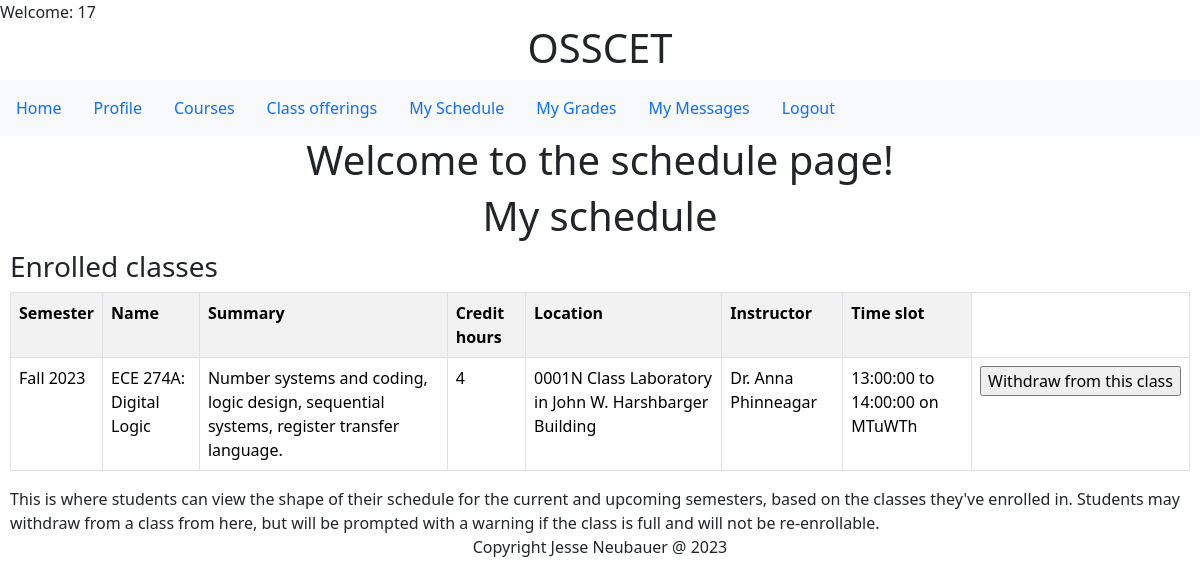
/schedule.php (signed in), run on the app's committed database.
### tables this page shows
CREATE TABLE `enrollment` (
  `class_id` bigint(20) NOT NULL,
  `user_id` bigint(20) NOT NULL,
  `enrollment_date` timestamp NOT NULL DEFAULT current_timestamp() ON UPDATE current_timestamp(),
  `enrollment_status` char(1) DEFAULT NULL,
  `grade` double DEFAULT NULL
);

CREATE TABLE `semesters` (
  `semester_name` varchar(50) NOT NULL,
  `start_date` date NOT NULL,
  `end_date` date NOT NULL
);

CREATE TABLE `courses` (
  `course_id` varchar(10) NOT NULL,
  `course_name` varchar(100) NOT NULL,
  `summary` varchar(1000) DEFAULT NULL,
  `credits` int(11) NOT NULL,
  `track_id` int(11) NOT NULL,
  `prerequesites` tinyint(1) DEFAULT NULL,
  `default_max_capacity` int(11) DEFAULT NULL
);

CREATE TABLE `rooms` (
  `room_id` varchar(10) NOT NULL,
  `room_name` varchar(45) NOT NULL,
  `building_name` varchar(200) DEFAULT NULL,
  `capacity` int(11) NOT NULL,
  `ada_accessible` tinyint(1) DEFAULT NULL,
  `building_address` varchar(200) DEFAULT NULL
);

CREATE TABLE `teachers` (
  `user_id` int(11) NOT NULL,
  `teacher_id` varchar(20) NOT NULL,
  `password` varchar(45) NOT NULL,
  `role_id` int(11) DEFAULT NULL,
  `email` varchar(45) DEFAULT 'teacher@uagc.edu',
  `phone` varchar(45) DEFAULT '(111)222-3333',
  `prefix` varchar(5) DEFAULT 'Mx.',
  `first_name` varchar(45) NOT NULL,
  `last_name` varchar(45) NOT NULL,
  `ssn` varchar(20) DEFAULT '111-22-3333',
  `hire_date` date NOT NULL DEFAULT current_timestamp(),
  `mailing_address` varchar(500) DEFAULT '1401 University of AZ, Tucson, AZ, 85719',
  `salary` double DEFAULT NULL,
  `bio_summary` varchar(1000) DEFAULT 'This is a placeholder for where your biography/summary should go. It will be shown to students, describing you. Please put it in 3rd person and make sure to include your pronouns.'
);

CREATE TABLE `offerings` (
  `class_id` bigint(20) NOT NULL,
  `course_id` varchar(10) NOT NULL,
  `teacher_user_id` bigint(20) NOT NULL,
  `room_id` varchar(10) NOT NULL,
  `occupancy` int(11) DEFAULT NULL,
  `vacancies` int(11) DEFAULT NULL,
  `semester_name` varchar(50) NOT NULL,
  `start_time` time DEFAULT NULL,
  `end_time` time DEFAULT NULL,
  `monday` tinyint(1) DEFAULT NULL,
  `tuesday` tinyint(1) DEFAULT NULL,
  `wednesday` tinyint(1) DEFAULT NULL,
  `thursday` tinyint(1) DEFAULT NULL,
  `friday` tinyint(1) DEFAULT NULL,
  `saturday` tinyint(1) DEFAULT NULL,
  `sunday` tinyint(1) DEFAULT NULL
);

### schedule_student.php (the view, shortened to what this page needs)
<!DOCTYPE html>
<html lang="en">
<head>
</head>
<body>
<div class="container text-center">
<h1>My schedule</h1>
</div>
</head>
<body>
    <div class="bs-example">
            <div class="row">
                <div class="col-md-12">
                    <div class="page-header clearfix">
                        <h3 class="pull-left">Enrolled classes</h3>
                    </div>
                    <?php
                    include_once 'db.php';
         $user_id = $_SESSION['user_id'];
         $result = mysqli_query($conn,"SELECT * FROM enrollment
                    INNER JOIN offerings on enrollment.class_id=offerings.class_id
                    INNER JOIN teachers ON offerings.teacher_user_id=teachers.user_id
                    INNER JOIN courses ON offerings.course_id=courses.course_id
                    INNER JOIN rooms ON offerings.room_id=rooms.room_id
                    INNER JOIN semesters ON offerings.semester_name=semesters.semester_name
                    WHERE enrollment.user_id = '$user_id' and enrollment_status = 'a'
                    ORDER BY `start_date`, `start_time`");
                    if ($result->num_rows > 0) {
                        ?>
                          <table class='table table-bordered table-striped'>
                           <th>Semester</th>
                           <th>Name</th>
                            <th>Summary</th>
                            <th>Credit hours</th>
                            <th>Location</th>
                            <th>Instructor</th>
                            <th>Time slot</th>
                        <?php
                        while($row = mysqli_fetch_array($result)) {
                            $teacher_name = $row['prefix'] . ' ' . $row['first_name'] . ' ' . $row['last_name'];
                            $location = $row['room_name'] . ' in ' . $row['building_name'];
                            $class_days = "";
                            if($row['monday'] == 1){$class_days = $class_days . 'M';}
                            if($row['tuesday'] == 1){$class_days = $class_days . 'Tu';}
                            if($row['wednesday'] == 1){$class_days = $class_days . 'W';}
                            if($row['thursday'] == 1){$class_days = $class_days . 'Th';}
                            $time_slot = $row['start_time'] . ' to ' . $row['end_time'] . ' on ' . $class_days;
                        ?>
                        <tr>
                            <td><?php echo $row["semester_name"]; ?></td>
                            <td><?php echo $row["course_id"]; echo ': '; echo $row["course_name"]; ?></td>
                            <td><?php echo $row["summary"]; ?></td>
                            <td><?php echo $row["credits"]; ?></td>
                            <td><?php echo $location; ?></td>
                            <td><?php echo $teacher_name; ?></td>
                            <td><?php echo $time_slot; ?></td>
                            <?php $displayed_class_id = $row["class_id"];
                            if($search_enrollments = $conn->prepare('SELECT * from enrollment where `class_id`=? and `user_id`=?')){
                                $search_enrollments->execute([$displayed_class_id, $user_id]);
                                $search_enrollments_result = $search_enrollments->get_result();
                            if($search_enrollments_result->num_rows <1){ ?>
                                <td><form method="POST" action="classes.php"><input type="hidden" name="class_id" value="<?php echo $row['class_id'] ?>"><input type="submit" name="enroll" value="Enroll in this class"></form></td> <?php }
                            else { ?>
                            <td><form method="POST" action="classes.php"><input type="hidden" name="class_id" value="<?php echo $row['class_id'] ?>"><input type="submit" name="withdraw" value="Withdraw from this class"></form></td>
                           <?php }} ?>
                        </tr>
                        <?php
                        }
                        ?>
                        </table>
                         <?php
                        }
                        else{
                            echo "No result found";
                        }?>
                </div>
            </div>
    <div>
    This is where students can view the shape of their schedule for the current and upcoming semesters, based on the classes they've enrolled in.
    Students may withdraw from a class from here, but will be prompted with a warning if the class is full and will not be re-enrollable.
</div>
</body>
</html>

### schedule_student.php (style rules this page uses)
.bs-example { margin: 10px; }

### data on the page
enrollment: semesters.semester_name "Fall 2023", courses.course_id "ECE 274A", courses.course_name "Digital Logic", courses.summary "Number systems and coding, logic design, sequential systems, register transfer language.", courses.credits "4", rooms.room_name+building_name "0001N Class Laboratory in John W. Harshbarger Building", teachers.prefix+first_name+last_name "Dr. Anna Phinneagar", class.end_time "13:00:00 to 14:00:00 on MTuWTh"

### other printed values
$_SESSION['username'] "17"
